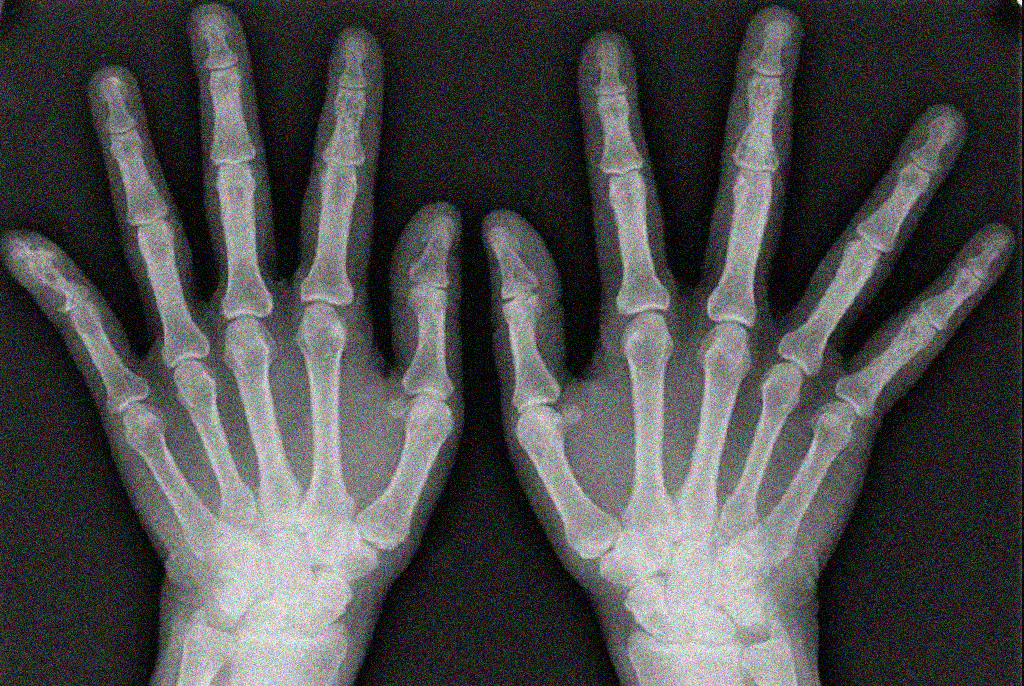
%> input picture Auto_filter/Noise_Image/gauss_noise.png, 1024 x 686 px
$ octave --eval "result = Noise_create('Noise_Image/gauss_noise.png');"   (GNU Octave 9; MATLAB toolbox functions it lacks are replaced by stand-ins)
%> lines starting %> are read from the running program, lines starting %| are printed output that depends on the picture
function [K,filename]=Noise_create (path)
%> called with path = 'Noise_Image/gauss_noise.png'
    %%Get name file
    [~, name, ext] = fileparts(path);
    %%Read Image
    I = imread(path);
%> I is the input picture: size 686x1024x3 uint8; mean R, G, B 75.7, 75.7, 75.7
    if size(I, 3) == 3
        I = rgb2gray(I);
%> I: size 686x1024 uint8
    end
    %%
    %%Create noise image
    J = imnoise(I,'gaussian');
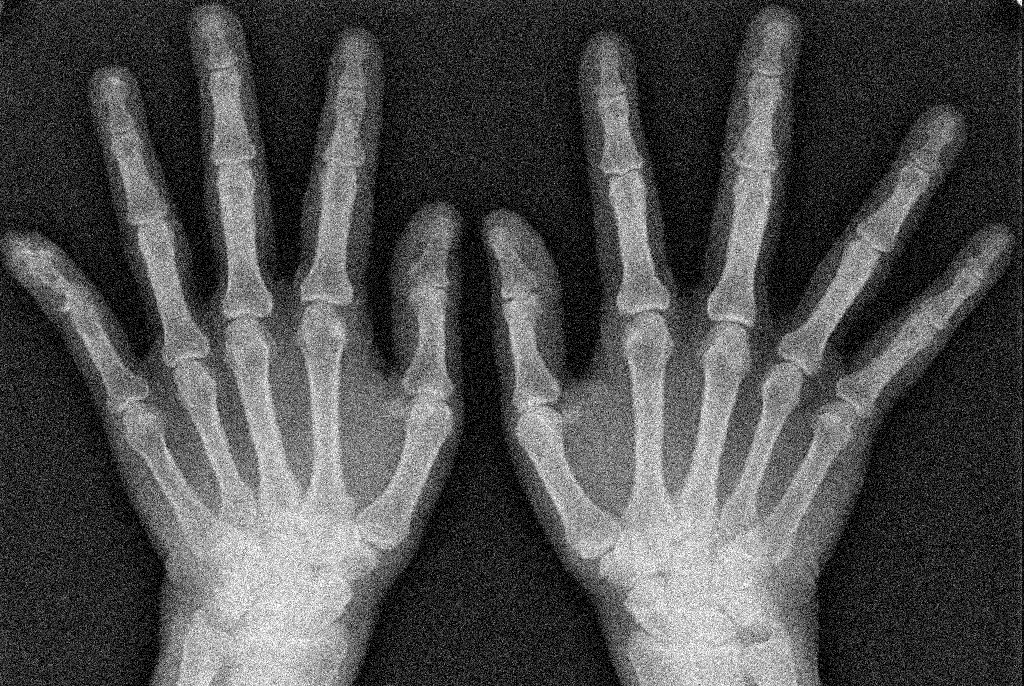
%> J: size 686x1024 uint8; min 0, max 255, mean 77.1
    imwrite(J,[path,'_gauss_noise.png']);
    J = imnoise(I,'salt & pepper',0.02);
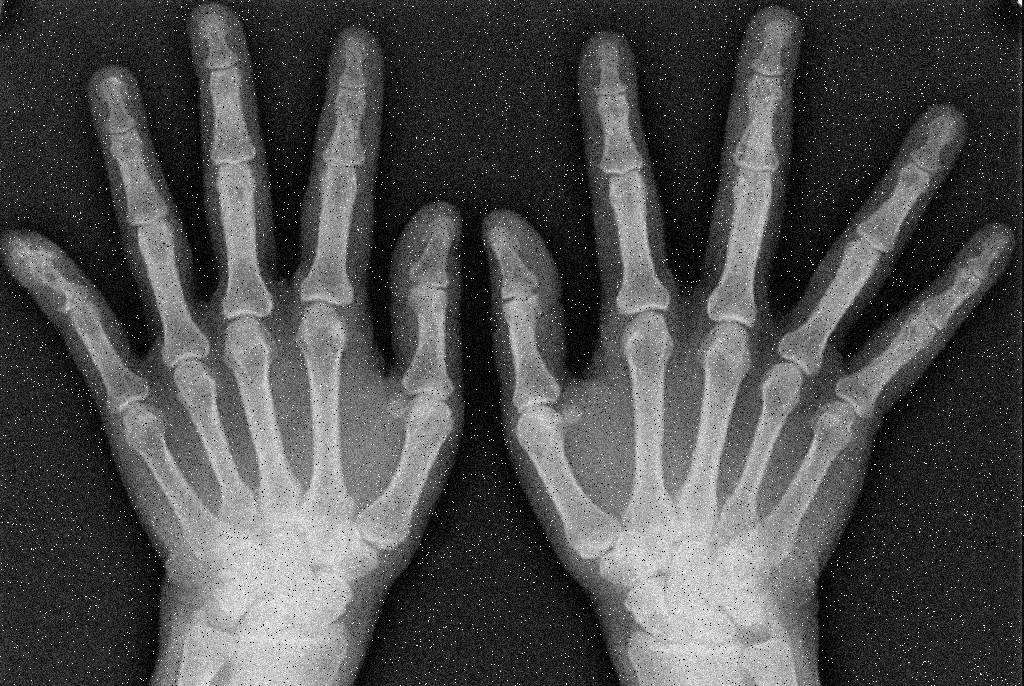
%> J: size 686x1024 uint8; min 0, max 255, mean 76.7
    imwrite(J,[pathname,'_salt & pepper_noise.png']);
    J = imnoise(I,'poisson');
    imwrite(J,[pathname,'_poisson_noise.png'])
    H = fspecial('motion');
    J = imfilter(I,H,'replicate');
    imwrite(J,[pathname,'_motion.png'])
end
%> (the run ends here)
